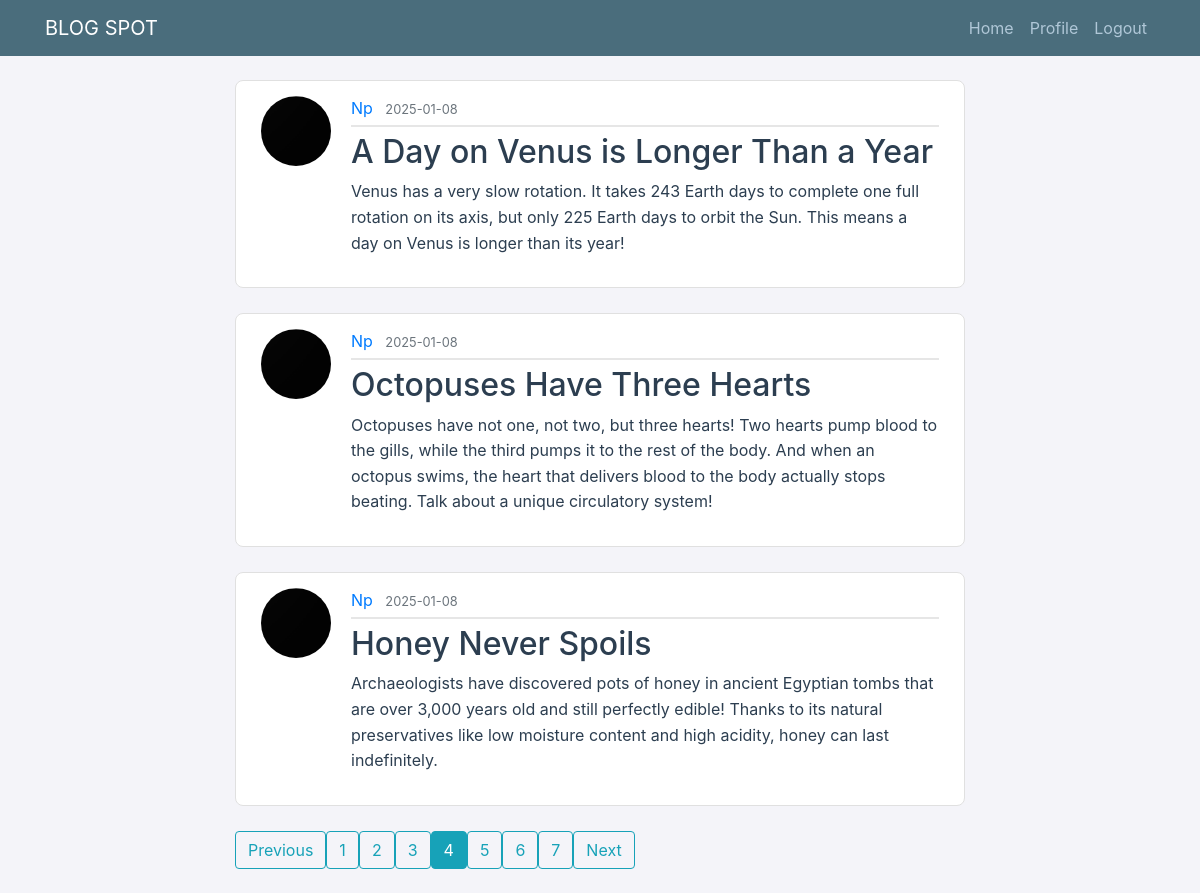
Page /home?page=4 (signed in) on the committed database.
### blogweb/models.py (models this page shows, shortened)
class Post(db.Model):
    id = db.Column(db.Integer,primary_key=True)
    title=db.Column(db.String(100) ,nullable=False)
    date_posted = db.Column(db.DateTime,nullable=False,default=datetime.utcnow)
    content = db.Column(db.Text,nullable=False)
    user_id = db.Column(db.Integer,db.ForeignKey('user.id'),nullable=False)

class User(db.Model,UserMixin):
    id = db.Column(db.Integer,primary_key=True)
    username = db.Column(db.String(20) , unique=True , nullable = False)
    email = db.Column(db.String(120) , unique=True , nullable = False)
    profile = db.Column(db.String(20),nullable=False,default='default.jpg')
    password = db.Column(db.String(60),nullable=False)
    posts = db.relationship('Post',backref='author',lazy=True)

### blogweb/main/routes.py (the view)
@main.route("/")
@main.route("/home")
@login_required
def home():
    page = request.args.get('page', 1, type=int)
    posts = Post.query.order_by(Post.date_posted.desc()).paginate(page=page, per_page=3)
    return render_template('home.html', posts=posts)

### blogweb/models.py (called while the page is built)
@login_manager.user_loader
def load_user(user_id):
    return User.query.get(int(user_id))

### blogweb/templates/home.html
{% extends "layout.html" %}
{% block content %}
    {% for post in posts.items %}
        <article class="media content-section">
          <img class="rounded-circle article-img" src="{{url_for('static',filename='profilefile/' + post.author.profile)}}">
          <div class="media-body">
            <div class="article-metadata">
              <a class="mr-2" href="{{url_for('main.account', username=post.author.username)}}">{{ post.author.username }}</a>
              <small class="text-muted">{{ post.date_posted.strftime('%Y-%m-%d') }}</small>
            </div>
            <h2><a class="article-title" href="{{ url_for('posts.post',post_id = post.id)}}">{{ post.title }}</a></h2>
            <p class="article-content">{{ post.content }}</p>
          </div>
        </article>
      {% endfor %}
      <div class="pagination">
        {% if posts.has_prev %}
          <a class="btn btn-outline-info mb-4" href="{{ url_for('main.home', page=posts.prev_num) }}">Previous</a>
        {% else %}
          <a class="btn btn-outline-info mb-4 disabled" href="#">Previous</a>
        {% endif %}
        {% for page_num in posts.iter_pages() %}
          {% if page_num %}
            {% if posts.page == page_num %}
              <a class="btn btn-info mb-4" href="{{ url_for('main.home', page=page_num) }}">{{ page_num }}</a>
            {% else %}
              <a class="btn btn-outline-info mb-4" href="{{ url_for('main.home', page=page_num) }}">{{ page_num }}</a>
            {% endif %}
          {% else %}
            <span class="btn btn-outline-info mb-4 disabled">...</span>
          {% endif %}
        {% endfor %}
        {% if posts.has_next %}
          <a class="btn btn-outline-info mb-4" href="{{ url_for('main.home', page=posts.next_num) }}">Next</a>
        {% else %}
          <a class="btn btn-outline-info mb-4 disabled" href="#">Next</a>
        {% endif %}
      </div>
{% endblock content %}

### blogweb/static/main.css (style rules this page uses)
body { background: #f4f4f9; color: #2c3e50; margin-top: 5rem; }
h1, h2, h3, h4, h5, h6 { color: #34495e; }
.content-section { background: #ffffff; padding: 15px 25px; border: 1px solid #e0e0e0; border-radius: 8px; margin-bottom: 25px; }
.article-title { color: #2c3e50; }
.article-content { white-space: pre-line; line-height: 1.6; }
.article-img { height: 70px; width: 70px; margin-right: 20px; }
.article-metadata { padding-bottom: 5px; margin-bottom: 6px; border-bottom: 2px solid #e6e6e6; }

### rows in the picture
Post: profile (placeholder picture), author.username "Np", date_posted "2025-01-08", title "A Day on Venus is Longer Than a Year", content "Venus has a very slow rotation. It takes 243 Earth days to complete one full rotation on its axis, but only 225 Earth days to orbit the Sun. This means a day on Venus is longer than its year!"
Post: profile (placeholder picture), author.username "Np", date_posted "2025-01-08", title "Octopuses Have Three Hearts", content "Octopuses have not one, not two, but three hearts! Two hearts pump blood to the gills, while the third pumps it to the rest of the body. And when an octopus swims, the heart that delivers blood to the body actually stops beating. Talk about a unique circulatory system!"
Post: profile (placeholder picture), author.username "Np", date_posted "2025-01-08", title "Honey Never Spoils", content "Archaeologists have discovered pots of honey in ancient Egyptian tombs that are over 3,000 years old and still perfectly edible! Thanks to its natural preservatives like low moisture content and high acidity, honey can last indefinitely."

### other values in the picture
{{ page_num }} "1" "2" "3" "5" "6" "7"
{{ page_num }} "4"
